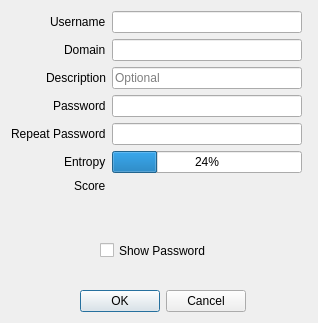
<?xml version="1.0" encoding="UTF-8"?>
<ui version="4.0">
 <class>AddEntry</class>
 <widget class="QDialog" name="AddEntry">
  <property name="geometry">
   <rect>
    <x>0</x>
    <y>0</y>
    <width>318</width>
    <height>323</height>
   </rect>
  </property>
  <property name="windowTitle">
   <string>Dialog</string>
  </property>
  <widget class="QDialogButtonBox" name="buttonBox">
   <property name="geometry">
    <rect>
     <x>80</x>
     <y>290</y>
     <width>166</width>
     <height>23</height>
    </rect>
   </property>
   <property name="orientation">
    <enum>Qt::Horizontal</enum>
   </property>
   <property name="standardButtons">
    <set>QDialogButtonBox::Cancel|QDialogButtonBox::Ok</set>
   </property>
  </widget>
  <widget class="QLabel" name="complex">
   <property name="geometry">
    <rect>
     <x>298</x>
     <y>318</y>
     <width>51</width>
     <height>20</height>
    </rect>
   </property>
   <property name="text">
    <string/>
   </property>
  </widget>
  <widget class="QCheckBox" name="sh_pass">
   <property name="geometry">
    <rect>
     <x>100</x>
     <y>240</y>
     <width>118</width>
     <height>21</height>
    </rect>
   </property>
   <property name="text">
    <string>Show Password</string>
   </property>
  </widget>
  <widget class="QWidget" name="layoutWidget">
   <property name="geometry">
    <rect>
     <x>11</x>
     <y>11</y>
     <width>291</width>
     <height>191</height>
    </rect>
   </property>
   <layout class="QFormLayout" name="formLayout">
    <property name="labelAlignment">
     <set>Qt::AlignRight|Qt::AlignTrailing|Qt::AlignVCenter</set>
    </property>
    <item row="0" column="0">
     <widget class="QLabel" name="label_4">
      <property name="layoutDirection">
       <enum>Qt::LeftToRight</enum>
      </property>
      <property name="text">
       <string>Username</string>
      </property>
     </widget>
    </item>
    <item row="0" column="1">
     <widget class="QLineEdit" name="InUser"/>
    </item>
    <item row="1" column="0">
     <widget class="QLabel" name="label_3">
      <property name="text">
       <string>Domain</string>
      </property>
     </widget>
    </item>
    <item row="1" column="1">
     <widget class="QLineEdit" name="InDomain"/>
    </item>
    <item row="2" column="0">
     <widget class="QLabel" name="label_8">
      <property name="text">
       <string>Description</string>
      </property>
      <property name="alignment">
       <set>Qt::AlignRight|Qt::AlignTrailing|Qt::AlignVCenter</set>
      </property>
     </widget>
    </item>
    <item row="2" column="1">
     <widget class="QLineEdit" name="InDesc">
      <property name="layoutDirection">
       <enum>Qt::LeftToRight</enum>
      </property>
      <property name="alignment">
       <set>Qt::AlignLeading|Qt::AlignLeft|Qt::AlignVCenter</set>
      </property>
      <property name="placeholderText">
       <string>Optional</string>
      </property>
     </widget>
    </item>
    <item row="3" column="0">
     <widget class="QLabel" name="label">
      <property name="text">
       <string>Password</string>
      </property>
     </widget>
    </item>
    <item row="3" column="1">
     <widget class="QLineEdit" name="InPass">
      <property name="echoMode">
       <enum>QLineEdit::Password</enum>
      </property>
     </widget>
    </item>
    <item row="4" column="0">
     <widget class="QLabel" name="label_2">
      <property name="text">
       <string>Repeat Password</string>
      </property>
     </widget>
    </item>
    <item row="4" column="1">
     <widget class="QLineEdit" name="InPass2">
      <property name="echoMode">
       <enum>QLineEdit::Password</enum>
      </property>
     </widget>
    </item>
    <item row="5" column="0">
     <widget class="QLabel" name="label_5">
      <property name="text">
       <string>Entropy</string>
      </property>
     </widget>
    </item>
    <item row="5" column="1">
     <widget class="QProgressBar" name="score">
      <property name="value">
       <number>24</number>
      </property>
     </widget>
    </item>
    <item row="6" column="0">
     <widget class="QLabel" name="label_7">
      <property name="text">
       <string>Score</string>
      </property>
     </widget>
    </item>
    <item row="6" column="1">
     <widget class="QLabel" name="entropy">
      <property name="text">
       <string/>
      </property>
     </widget>
    </item>
   </layout>
  </widget>
  <widget class="QLabel" name="match_pass">
   <property name="geometry">
    <rect>
     <x>70</x>
     <y>260</y>
     <width>181</width>
     <height>20</height>
    </rect>
   </property>
   <property name="text">
    <string/>
   </property>
   <property name="alignment">
    <set>Qt::AlignCenter</set>
   </property>
  </widget>
  <widget class="QLabel" name="complex2">
   <property name="geometry">
    <rect>
     <x>70</x>
     <y>210</y>
     <width>179</width>
     <height>14</height>
    </rect>
   </property>
   <property name="text">
    <string/>
   </property>
   <property name="alignment">
    <set>Qt::AlignCenter</set>
   </property>
  </widget>
  <zorder>layoutWidget</zorder>
  <zorder>buttonBox</zorder>
  <zorder>complex</zorder>
  <zorder>sh_pass</zorder>
  <zorder>match_pass</zorder>
  <zorder>complex2</zorder>
 </widget>
 <resources/>
 <connections>
  <connection>
   <sender>buttonBox</sender>
   <signal>rejected()</signal>
   <receiver>AddEntry</receiver>
   <slot>reject()</slot>
   <hints>
    <hint type="sourcelabel">
     <x>316</x>
     <y>260</y>
    </hint>
    <hint type="destinationlabel">
     <x>286</x>
     <y>274</y>
    </hint>
   </hints>
  </connection>
 </connections>
</ui>
